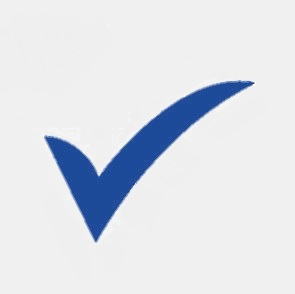
%> input picture Capture_Data/Check.jpg, 295 x 294 px
$ octave --eval "result = createMask(imread('../Capture_Data/Check.jpg'));"   (GNU Octave 9; MATLAB toolbox functions it lacks are replaced by stand-ins)
%> lines starting %> are read from the running program, lines starting %| are printed output that depends on the picture; in (x1, y1, x2, y2) boxes, pixels count from 0 and x2, y2 are one past the last pixel; in counts of white or black regions, pixels touching at a corner belong together; the program's own positions count from 1
function [BW,maskedRGBImage] = createMask(RGB)
%createMask  Threshold RGB image using auto-generated code from colorThresholder app.
%  [BW,MASKEDRGBIMAGE] = createMask(RGB) thresholds image RGB using
%  auto-generated code from the colorThresholder app. The colorspace and
%  range for each channel of the colorspace were set within the app. The
%  segmentation mask is returned in BW, and a composite of the mask and
%  original RGB images is returned in maskedRGBImage.

% Auto-generated by colorThresholder app on 03-Oct-2019
%------------------------------------------------------


% Convert RGB image to chosen color space
I = rgb2hsv(RGB);
%> I: size 294x295x3 double; mean H, S, V 0.0897, 0.0735, 0.91

% Define thresholds for channel 1 based on histogram settings
channel1Min = 0.013;%0.013
channel1Max = 0.150;%0.150


% Define thresholds for channel 2 based on histogram settings
channel2Min = 0.4;%0.323
channel2Max = 1.000;%1.000

% Define thresholds for channel 3 based on histogram settings
channel3Min = 0.21;%0.154
channel3Max = 1.000;%1.000

% Create mask based on chosen histogram thresholds
sliderBW = ( (I(:,:,1) >= channel1Min) | (I(:,:,1) <= channel1Max) ) & ...
    (I(:,:,2) >= channel2Min ) & (I(:,:,2) <= channel2Max) & ...
    (I(:,:,3) >= channel3Min ) & (I(:,:,3) <= channel3Max);
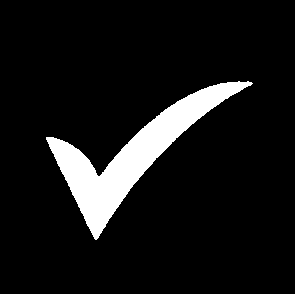
%> sliderBW: size 294x295 logical; 8.9% white; 1 white region, box (x1, y1, x2, y2) and area: (46, 81, 253, 240) 7705
BW = sliderBW;

BW = bwareaopen(BW,100);
BW = imfill(imclose(BW,strel('disk',5)),'holes');
%> BW: size 294x295 logical; 8.9% white; 1 white region, box (x1, y1, x2, y2) and area: (46, 81, 253, 240) 7732
BW = bwareafilt(BW,1);

% Initialize output masked image based on input image.
maskedRGBImage = RGB;
%> maskedRGBImage is the input picture: size 294x295x3 uint8; mean R, G, B 220.6, 224.7, 231.9

% Set background pixels where BW is false to zero.
maskedRGBImage(repmat(~BW,[1 1 3])) = 0;
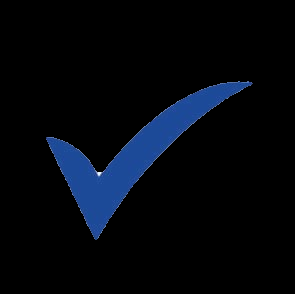
%> maskedRGBImage: size 294x295x3 uint8; mean R, G, B 3, 6.8, 13.6

end
